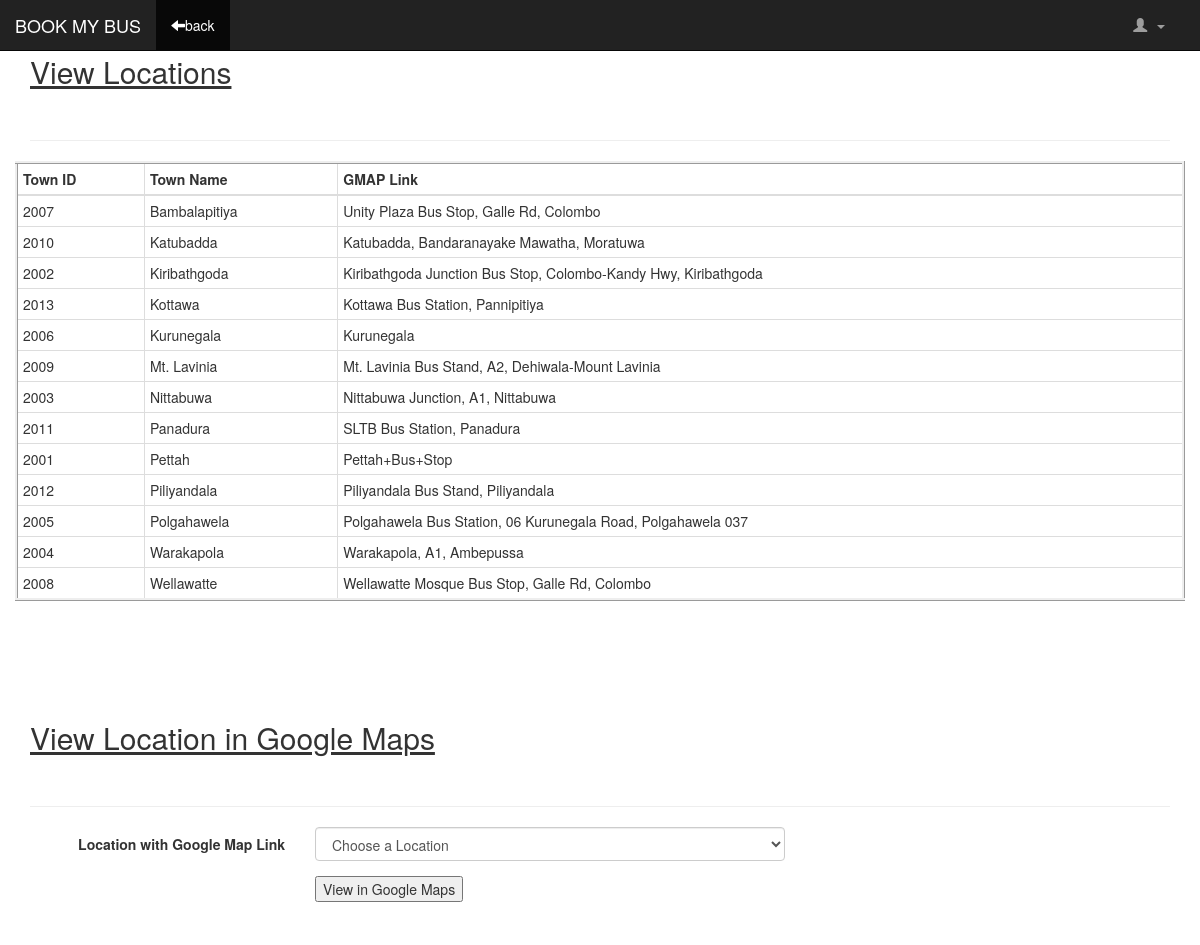
Screenshot of /PHP_Files/ViewLocations.php with the database file from the repository.
### DaoImpl1/LocationDao.php (called while the page is built, shortened)
<?php
require_once '../Modal/PhpClasses1.php';
class LocationDao
{
    public function getLocationsData($conn)
    {
        $sql = "select TownID,TownName,GMAPLink,Position from Location order by TownName";
        $stmt = $conn->prepare($sql);
        $stmt->execute();
        $result = $stmt->get_result();
        $Locations = array();
        while ($row = $result->fetch_assoc()) {
            $Locations[] = new Location($row['TownID'], $row['TownName'], $row['GMAPLink'], $row['Position']);
        }
        return $Locations;
    }
}
?>

### Controller/AdminController.php (called while the page is built, shortened)
<?php
include_once '../DaoImpl1/LocationDao.php';
class AdminController
{
    private static $Admin;
    private static $Location;
    private static function init()
    {
        if (AdminController::$Admin == null) {
            AdminController::$Admin = new AdminDao();
            AdminController::$Location = new LocationDao();
        }
    }
    public static function getLocationsData($conn){
        return AdminController::$Location->getLocationsData($conn);
    }
}
?>

### Modal/PhpClasses1.php (called while the page is built, shortened)
<?php
class Location{
    private $townID;
    private $townName;
    private $GMAPLink;
    public function __construct($townID, $townName, $GMAPLink, $Position)
    {
        $this->townID = $townID;
        $this->townName = $townName;
        $this->GMAPLink = $GMAPLink;
    }
    public function getTownID()
    {
        return $this->townID;
    }
    public function getTownName()
    {
        return $this->townName;
    }
    public function getGMAPLink()
    {
        return $this->GMAPLink;
    }
}

### PHP_Files/ViewLocations.php (the view, shortened to what this page needs)
<!DOCTYPE html>
<html lang="en">
<head>
    <link rel="stylesheet" href="https://maxcdn.bootstrapcdn.com/bootstrap/3.3.7/css/bootstrap.min.css">
    <link href="https://cdnjs.cloudflare.com/ajax/libs/select2/4.0.3/css/select2.min.css" rel="stylesheet" />
    <?php session_start() ;
    $username=$_SESSION["AdminID"]?>
    <?php include_once '../Controller/AdminController.php'?>
</head>
<body>
<nav class="navbar navbar-inverse navbar-fixed-top">
    <div class="container-fluid">
        <div class="navbar-header">
            <a class="navbar-brand" href="#">BOOK MY BUS</a>
        </div>
        <div class="collapse navbar-collapse" id="myNavbar">
            <ul class="nav navbar-nav navbar-right">
                <li class="dropdown">
                    <a class="dropdown-toggle" data-toggle="dropdown" href="#" style="margin-right: 20px">
                        <?php  echo'<i class="glyphicon glyphicon-user"></i>&nbsp;'.$username.' <span class="caret"></span></a>';    ?>
                </li>
            </ul>
            <ul class="nav navbar-nav">
                <li class="active"><a href="index1.php"><i class="glyphicon glyphicon-arrow-left"></i>back</a></li>
            </ul>
        </div>
    </div>
</nav>
<div class="container set1" id="addLocation">
    <div class="page-header"><h2><u>View Locations</u><br><br></h2></div>
    <div class="row">
        <?php
        $Locations=AdminController::getLocationsData($mysqli);
        echo'<table class="table table-condensed table-responsive table-hover table-bordered" style="border:inset">';
        echo'<thead>';
        echo'<tr>';
        echo'<th>Town ID</th>';
        echo'<th>Town Name</th>';
        echo'<th>GMAP Link</th>';
        echo'</tr>';
        echo'</thead>';
        echo'<tbody>';
        foreach($Locations as $loc) {
            echo '<tr style="...">';
            echo '<td>' . htmlspecialchars($loc->getTownID()) . '</td>';
            echo '<td>' . htmlspecialchars($loc->getTownName()) . '</td>';
            echo '<td>' . htmlspecialchars($loc->getGMAPLink()) . '</td>';
            echo '</tr>';
        }
        echo'</tbody>';
        echo'</table>';
        ?>
    </div>
        <div class="page-header"><br><br><h2><u>View Location in Google Maps</u><br><br></h2></div>
        <div class="row">
            <form name="proForm" method="post" class="form-horizontal" action="" onsubmit="return validate()">
                <div class="form-group">
                    <label class="col-xs-3 control-label">Location with Google Map Link</label>
                    <div class="col-xs-5 selectContainer">
                        <select class="form-control" name="Location1"/>
                        <option value="-1">Choose a Location</option>
                    </div>
                </div>
                <div class="form-group">
                    <div class="col-xs-5 col-xs-offset-3">
                        <input type="submit" data-toggle="modal" data-target="#myModal" name="but1"
                               value="View in Google Maps"/>
                    </div>
                </div>
                </form>
            </div>
</body>
</html>

### PHP_Files/ViewLocations.php (style rules this page uses)
.set1 { margin-top: -5px; padding-top: 20px; }
body { height:2100px; }

### rows the page displays
location: TownID "2007", TownName "Bambalapitiya", GMAPLink "Unity Plaza Bus Stop, Galle Rd, Colombo"
location: TownID "2010", TownName "Katubadda", GMAPLink "Katubadda, Bandaranayake Mawatha, Moratuwa"
location: TownID "2002", TownName "Kiribathgoda", GMAPLink "Kiribathgoda Junction Bus Stop, Colombo-Kandy Hwy, Kiribathgoda"
location: TownID "2013", TownName "Kottawa", GMAPLink "Kottawa Bus Station, Pannipitiya"
location: TownID "2006", TownName "Kurunegala", GMAPLink "Kurunegala"
location: TownID "2009", TownName "Mt. Lavinia", GMAPLink "Mt. Lavinia Bus Stand, A2, Dehiwala-Mount Lavinia"
location: TownID "2003", TownName "Nittabuwa", GMAPLink "Nittabuwa Junction, A1, Nittabuwa"
location: TownID "2011", TownName "Panadura", GMAPLink "SLTB Bus Station, Panadura"
location: TownID "2001", TownName "Pettah", GMAPLink "Pettah+Bus+Stop"
location: TownID "2012", TownName "Piliyandala", GMAPLink "Piliyandala Bus Stand, Piliyandala"
location: TownID "2005", TownName "Polgahawela", GMAPLink "Polgahawela Bus Station, 06 Kurunegala Road, Polgahawela 037"
location: TownID "2004", TownName "Warakapola", GMAPLink "Warakapola, A1, Ambepussa"
location: TownID "2008", TownName "Wellawatte", GMAPLink "Wellawatte Mosque Bus Stop, Galle Rd, Colombo"
